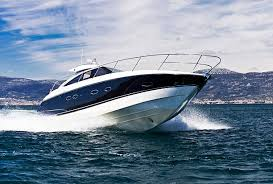
#> input picture Task3/boat1.jpeg, 273 x 184 px
$ python main.py
#> lines starting #> are read from the running program, lines starting #| are printed output that depends on the picture; after the words box and inside, x2 and y2 are one past the last pixel; in counts of white or black regions, pixels touching at a corner belong together
import numpy as np
import cv2

img=cv2.imread('boat1.jpeg',0)
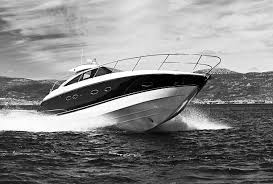
#> img: shape (184, 273); min 0, max 255, mean 133.2
img[img >=255] = 0  #the required threshold value (manual/static or make a fuction for it to be dynamic, like in auto canny in Task6)
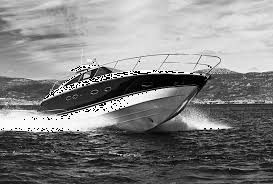
#> img: shape (184, 273); 0.82% of pixels changed, all inside (x1, y1, x2, y2) = (1, 61, 219, 132)

cv2.imshow('NewImg',img);cv2.waitKey(0);cv2.destroyAllWindows()
